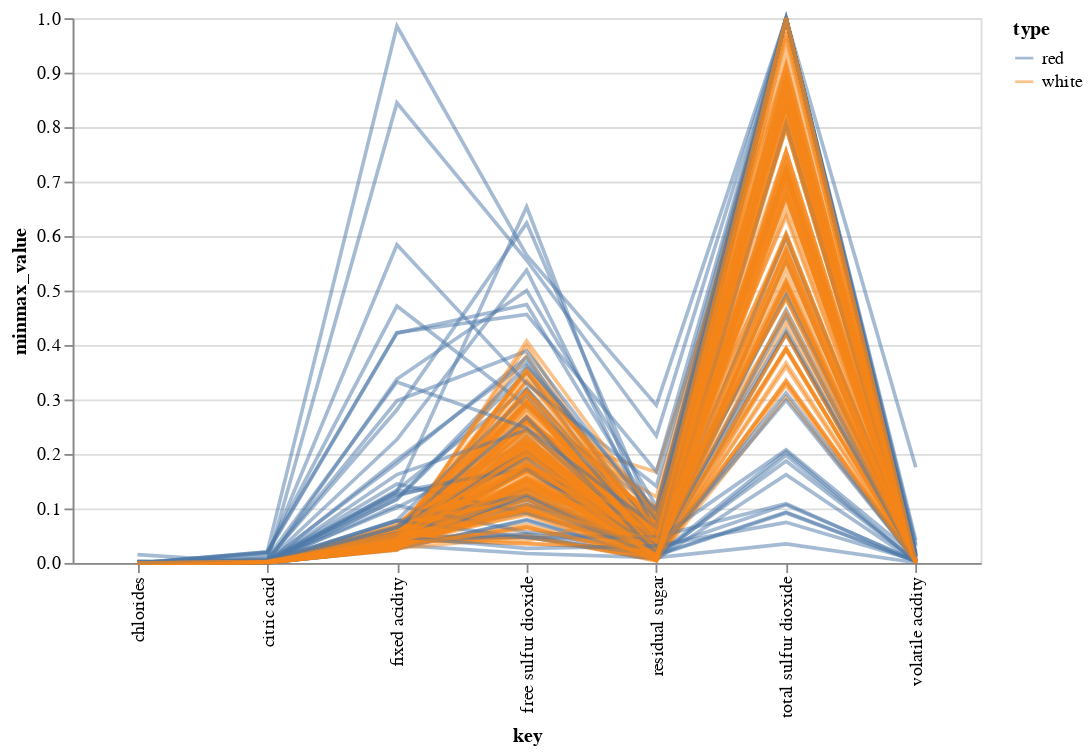

Notebook code for this chart:
### Code cell
alt.Chart(df).transform_window(
    index='count()'
).transform_fold(
    ['fixed acidity', 'volatile acidity', 'citric acid', 'residual sugar', 'chlorides', 'free sulfur dioxide', 'total sulfur dioxide'],
).transform_joinaggregate(
     min='min(value)',
     max='max(value)',
     groupby=['chlorides']
).transform_calculate(
    minmax_value=(datum.value-datum.min)/(datum.max-datum.min),
    mid=(datum.min+datum.max)/2
).mark_line().encode(
    x='key:N',
    y='minmax_value:Q',
    color='type:N',
    detail='index:N',
    opacity=alt.value(0.5)
).properties(width=500)

### Figure 1 — Vega-Lite specification as saved in the notebook (floating-point values rounded to 4 significant figures; data arrays with more than 128 entries replaced by an {"elided": "..."} marker saying what was removed)
{"config": {"view": {"continuousWidth": 300, "continuousHeight": 300}}, "data": {"name": "data-fd819e6520cd3524d7e34614c9d74816"}, "mark": "line", "encoding": {"color": {"field": "type", "type": "nominal"}, "detail": {"field": "index", "type": "nominal"}, "opacity": {"value": 0.5}, "x": {"field": "key", "type": "nominal"}, "y": {"field": "minmax_value", "type": "quantitative"}}, "transform": [{"window": [{"op": "count", "as": "index"}]}, {"fold": ["fixed acidity", "volatile acidity", "citric acid", "residual sugar", "chlorides", "free sulfur dioxide", "total sulfur dioxide"]}, {"joinaggregate": [{"op": "min", "field": "value", "as": "min"}, {"op": "max", "field": "value", "as": "max"}], "groupby": ["chlorides"]}, {"calculate": "((datum.value - datum.min) / (datum.max - datum.min))", "as": "minmax_value"}, {"calculate": "((datum.min + datum.max) / 2)", "as": "mid"}], "width": 500, "$schema": "https://vega.github.io/schema/vega-lite/v5.2.0.json", "datasets": {"data-fd819e6520cd3524d7e34614c9d74816": {"elided": "200 records"}}}
